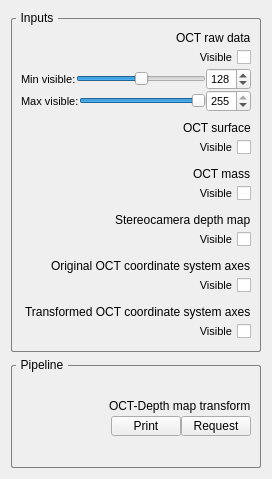
       <widget class="QWidget" name="Overlay">
        <attribute name="title">
         <string>Overlay</string>
        </attribute>
        <layout class="QGridLayout" name="gridLayout_12">
         <item row="0" column="0">
          <widget class="QGroupBox" name="input_groupbox">
           <property name="sizePolicy">
            <sizepolicy hsizetype="Preferred" vsizetype="MinimumExpanding">
             <horstretch>0</horstretch>
             <verstretch>0</verstretch>
            </sizepolicy>
           </property>
           <property name="minimumSize">
            <size>
             <width>250</width>
             <height>110</height>
            </size>
           </property>
           <property name="maximumSize">
            <size>
             <width>250</width>
             <height>16777215</height>
            </size>
           </property>
           <property name="styleSheet">
            <string notr="true">QGroupBox
{
border: 1px solid gray;
border-radius: 2px;
margin-top: 7px;
}

QGroupBox::title {
    subcontrol-origin: margin;
    left: 5px;
    padding: 0 3px 0 3px;
}</string>
           </property>
           <property name="title">
            <string>Inputs</string>
           </property>
           <layout class="QGridLayout" name="gridLayout_10">
            <item row="1" column="0">
             <layout class="QVBoxLayout" name="verticalLayout_9">
              <property name="spacing">
               <number>0</number>
              </property>
              <item>
               <layout class="QHBoxLayout" name="horizontalLayout_18">
                <item>
                 <spacer name="horizontalSpacer_25">
                  <property name="orientation">
                   <enum>Qt::Horizontal</enum>
                  </property>
                  <property name="sizeHint" stdset="0">
                   <size>
                    <width>68</width>
                    <height>20</height>
                   </size>
                  </property>
                 </spacer>
                </item>
                <item>
                 <widget class="QLabel" name="over_oct_surf_label">
                  <property name="maximumSize">
                   <size>
                    <width>16777215</width>
                    <height>14</height>
                   </size>
                  </property>
                  <property name="text">
                   <string>OCT surface</string>
                  </property>
                 </widget>
                </item>
               </layout>
              </item>
              <item>
               <layout class="QHBoxLayout" name="horizontalLayout_19">
                <item>
                 <spacer name="horizontalSpacer_26">
                  <property name="orientation">
                   <enum>Qt::Horizontal</enum>
                  </property>
                  <property name="sizeHint" stdset="0">
                   <size>
                    <width>40</width>
                    <height>20</height>
                   </size>
                  </property>
                 </spacer>
                </item>
                <item>
                 <widget class="QCheckBox" name="over_oct_surf_checkbox">
                  <property name="font">
                   <font>
                    <pointsize>8</pointsize>
                   </font>
                  </property>
                  <property name="layoutDirection">
                   <enum>Qt::RightToLeft</enum>
                  </property>
                  <property name="text">
                   <string>Visible</string>
                  </property>
                 </widget>
                </item>
               </layout>
              </item>
             </layout>
            </item>
            <item row="6" column="0">
             <layout class="QVBoxLayout" name="verticalLayout_14">
              <property name="spacing">
               <number>0</number>
              </property>
              <item>
               <layout class="QHBoxLayout" name="horizontalLayout_36">
                <item>
                 <spacer name="horizontalSpacer_33">
                  <property name="orientation">
                   <enum>Qt::Horizontal</enum>
                  </property>
                  <property name="sizeHint" stdset="0">
                   <size>
                    <width>68</width>
                    <height>20</height>
                   </size>
                  </property>
                 </spacer>
                </item>
                <item>
                 <widget class="QLabel" name="over_trans_axes_label">
                  <property name="maximumSize">
                   <size>
                    <width>16777215</width>
                    <height>14</height>
                   </size>
                  </property>
                  <property name="text">
                   <string>Transformed OCT coordinate system axes</string>
                  </property>
                 </widget>
                </item>
               </layout>
              </item>
              <item>
               <layout class="QHBoxLayout" name="horizontalLayout_37">
                <item>
                 <spacer name="horizontalSpacer_34">
                  <property name="orientation">
                   <enum>Qt::Horizontal</enum>
                  </property>
                  <property name="sizeHint" stdset="0">
                   <size>
                    <width>40</width>
                    <height>20</height>
                   </size>
                  </property>
                 </spacer>
                </item>
                <item>
                 <widget class="QCheckBox" name="over_trans_axes_checkbox">
                  <property name="font">
                   <font>
                    <pointsize>8</pointsize>
                   </font>
                  </property>
                  <property name="layoutDirection">
                   <enum>Qt::RightToLeft</enum>
                  </property>
                  <property name="text">
                   <string>Visible</string>
                  </property>
                 </widget>
                </item>
               </layout>
              </item>
             </layout>
            </item>
            <item row="0" column="0">
             <layout class="QVBoxLayout" name="verticalLayout_11">
              <property name="spacing">
               <number>0</number>
              </property>
              <item>
               <layout class="QHBoxLayout" name="horizontalLayout_24">
                <item>
                 <spacer name="horizontalSpacer_23">
                  <property name="orientation">
                   <enum>Qt::Horizontal</enum>
                  </property>
                  <property name="sizeHint" stdset="0">
                   <size>
                    <width>68</width>
                    <height>20</height>
                   </size>
                  </property>
                 </spacer>
                </item>
                <item>
                 <widget class="QLabel" name="oct_vol_oct_surf_label">
                  <property name="maximumSize">
                   <size>
                    <width>16777215</width>
                    <height>14</height>
                   </size>
                  </property>
                  <property name="text">
                   <string>OCT raw data</string>
                  </property>
                 </widget>
                </item>
               </layout>
              </item>
              <item>
               <layout class="QHBoxLayout" name="horizontalLayout_25">
                <item>
                 <spacer name="horizontalSpacer_24">
                  <property name="orientation">
                   <enum>Qt::Horizontal</enum>
                  </property>
                  <property name="sizeHint" stdset="0">
                   <size>
                    <width>40</width>
                    <height>20</height>
                   </size>
                  </property>
                 </spacer>
                </item>
                <item>
                 <widget class="QCheckBox" name="over_raw_checkbox">
                  <property name="font">
                   <font>
                    <pointsize>8</pointsize>
                   </font>
                  </property>
                  <property name="layoutDirection">
                   <enum>Qt::RightToLeft</enum>
                  </property>
                  <property name="text">
                   <string>Visible</string>
                  </property>
                 </widget>
                </item>
               </layout>
              </item>
              <item>
               <layout class="QHBoxLayout" name="horizontalLayout_28">
                <item>
                 <widget class="QLabel" name="over_min_vis_label">
                  <property name="font">
                   <font>
                    <pointsize>8</pointsize>
                   </font>
                  </property>
                  <property name="text">
                   <string>Min visible:</string>
                  </property>
                 </widget>
                </item>
                <item>
                 <widget class="QSlider" name="over_min_vis_slider">
                  <property name="maximum">
                   <number>255</number>
                  </property>
                  <property name="value">
                   <number>128</number>
                  </property>
                  <property name="orientation">
                   <enum>Qt::Horizontal</enum>
                  </property>
                 </widget>
                </item>
                <item>
                 <widget class="QSpinBox" name="over_min_vis_spinbox">
                  <property name="font">
                   <font>
                    <pointsize>8</pointsize>
                   </font>
                  </property>
                  <property name="maximum">
                   <number>255</number>
                  </property>
                  <property name="value">
                   <number>128</number>
                  </property>
                 </widget>
                </item>
               </layout>
              </item>
              <item>
               <layout class="QHBoxLayout" name="horizontalLayout_29">
                <item>
                 <widget class="QLabel" name="over_max_vis_label">
                  <property name="font">
                   <font>
                    <pointsize>8</pointsize>
                   </font>
                  </property>
                  <property name="text">
                   <string>Max visible:</string>
                  </property>
                 </widget>
                </item>
                <item>
                 <widget class="QSlider" name="over_max_vis_slider">
                  <property name="maximum">
                   <number>255</number>
                  </property>
                  <property name="value">
                   <number>255</number>
                  </property>
                  <property name="sliderPosition">
                   <number>255</number>
                  </property>
                  <property name="orientation">
                   <enum>Qt::Horizontal</enum>
                  </property>
                  <property name="invertedAppearance">
                   <bool>false</bool>
                  </property>
                  <property name="invertedControls">
                   <bool>false</bool>
                  </property>
                 </widget>
                </item>
                <item>
                 <widget class="QSpinBox" name="over_max_vis_spinbox">
                  <property name="font">
                   <font>
                    <pointsize>8</pointsize>
                   </font>
                  </property>
                  <property name="maximum">
                   <number>255</number>
                  </property>
                  <property name="value">
                   <number>255</number>
                  </property>
                 </widget>
                </item>
               </layout>
              </item>
             </layout>
            </item>
            <item row="4" column="0">
             <layout class="QVBoxLayout" name="verticalLayout_12">
              <property name="spacing">
               <number>0</number>
              </property>
              <item>
               <layout class="QHBoxLayout" name="horizontalLayout_30">
                <item>
                 <spacer name="horizontalSpacer_29">
                  <property name="orientation">
                   <enum>Qt::Horizontal</enum>
                  </property>
                  <property name="sizeHint" stdset="0">
                   <size>
                    <width>68</width>
                    <height>20</height>
                   </size>
                  </property>
                 </spacer>
                </item>
                <item>
                 <widget class="QLabel" name="over_depth_label">
                  <property name="maximumSize">
                   <size>
                    <width>16777215</width>
                    <height>14</height>
                   </size>
                  </property>
                  <property name="text">
                   <string>Stereocamera depth map</string>
                  </property>
                 </widget>
                </item>
               </layout>
              </item>
              <item>
               <layout class="QHBoxLayout" name="horizontalLayout_31">
                <item>
                 <spacer name="horizontalSpacer_30">
                  <property name="orientation">
                   <enum>Qt::Horizontal</enum>
                  </property>
                  <property name="sizeHint" stdset="0">
                   <size>
                    <width>40</width>
                    <height>20</height>
                   </size>
                  </property>
                 </spacer>
                </item>
                <item>
                 <widget class="QCheckBox" name="over_depth_checkbox">
                  <property name="font">
                   <font>
                    <pointsize>8</pointsize>
                   </font>
                  </property>
                  <property name="layoutDirection">
                   <enum>Qt::RightToLeft</enum>
                  </property>
                  <property name="text">
                   <string>Visible</string>
                  </property>
                 </widget>
                </item>
               </layout>
              </item>
             </layout>
            </item>
            <item row="2" column="0">
             <layout class="QVBoxLayout" name="verticalLayout_10">
              <property name="spacing">
               <number>0</number>
              </property>
              <item>
               <layout class="QHBoxLayout" name="horizontalLayout_20">
                <item>
                 <spacer name="horizontalSpacer_27">
                  <property name="orientation">
                   <enum>Qt::Horizontal</enum>
                  </property>
                  <property name="sizeHint" stdset="0">
                   <size>
                    <width>68</width>
                    <height>20</height>
                   </size>
                  </property>
                 </spacer>
                </item>
                <item>
                 <widget class="QLabel" name="over_oct_mass_label">
                  <property name="maximumSize">
                   <size>
                    <width>16777215</width>
                    <height>14</height>
                   </size>
                  </property>
                  <property name="text">
                   <string>OCT mass</string>
                  </property>
                 </widget>
                </item>
               </layout>
              </item>
              <item>
               <layout class="QHBoxLayout" name="horizontalLayout_21">
                <item>
                 <spacer name="horizontalSpacer_28">
                  <property name="orientation">
                   <enum>Qt::Horizontal</enum>
                  </property>
                  <property name="sizeHint" stdset="0">
                   <size>
                    <width>40</width>
                    <height>20</height>
                   </size>
                  </property>
                 </spacer>
                </item>
                <item>
                 <widget class="QCheckBox" name="over_oct_mass_checkbox">
                  <property name="font">
                   <font>
                    <pointsize>8</pointsize>
                   </font>
                  </property>
                  <property name="layoutDirection">
                   <enum>Qt::RightToLeft</enum>
                  </property>
                  <property name="text">
                   <string>Visible</string>
                  </property>
                 </widget>
                </item>
               </layout>
              </item>
             </layout>
            </item>
            <item row="5" column="0">
             <layout class="QVBoxLayout" name="verticalLayout_13">
              <property name="spacing">
               <number>0</number>
              </property>
              <item>
               <layout class="QHBoxLayout" name="horizontalLayout_34">
                <item>
                 <spacer name="horizontalSpacer_31">
                  <property name="orientation">
                   <enum>Qt::Horizontal</enum>
                  </property>
                  <property name="sizeHint" stdset="0">
                   <size>
                    <width>68</width>
                    <height>20</height>
                   </size>
                  </property>
                 </spacer>
                </item>
                <item>
                 <widget class="QLabel" name="over_oct_axes_label">
                  <property name="maximumSize">
                   <size>
                    <width>16777215</width>
                    <height>14</height>
                   </size>
                  </property>
                  <property name="text">
                   <string>Original OCT coordinate system axes</string>
                  </property>
                 </widget>
                </item>
               </layout>
              </item>
              <item>
               <layout class="QHBoxLayout" name="horizontalLayout_35">
                <item>
                 <spacer name="horizontalSpacer_32">
                  <property name="orientation">
                   <enum>Qt::Horizontal</enum>
                  </property>
                  <property name="sizeHint" stdset="0">
                   <size>
                    <width>40</width>
                    <height>20</height>
                   </size>
                  </property>
                 </spacer>
                </item>
                <item>
                 <widget class="QCheckBox" name="over_oct_axes_checkbox">
                  <property name="font">
                   <font>
                    <pointsize>8</pointsize>
                   </font>
                  </property>
                  <property name="layoutDirection">
                   <enum>Qt::RightToLeft</enum>
                  </property>
                  <property name="text">
                   <string>Visible</string>
                  </property>
                 </widget>
                </item>
               </layout>
              </item>
             </layout>
            </item>
           </layout>
           <zorder></zorder>
           <zorder></zorder>
          </widget>
         </item>
         <item row="1" column="0">
          <widget class="QGroupBox" name="pipeline_groupbox_3">
           <property name="sizePolicy">
            <sizepolicy hsizetype="Preferred" vsizetype="MinimumExpanding">
             <horstretch>0</horstretch>
             <verstretch>0</verstretch>
            </sizepolicy>
           </property>
           <property name="minimumSize">
            <size>
             <width>250</width>
             <height>110</height>
            </size>
           </property>
           <property name="maximumSize">
            <size>
             <width>250</width>
             <height>16777215</height>
            </size>
           </property>
           <property name="styleSheet">
            <string notr="true">QGroupBox
{
border: 1px solid gray;
border-radius: 2px;
margin-top: 7px;
}

QGroupBox::title {
    subcontrol-origin: margin;
    left: 5px;
    padding: 0 3px 0 3px;
}</string>
           </property>
           <property name="title">
            <string>Pipeline</string>
           </property>
           <layout class="QGridLayout" name="gridLayout_11">
            <item row="0" column="0">
             <layout class="QVBoxLayout" name="verticalLayout_6">
              <property name="spacing">
               <number>0</number>
              </property>
              <item>
               <layout class="QHBoxLayout" name="horizontalLayout_12">
                <item>
                 <spacer name="horizontalSpacer_13">
                  <property name="orientation">
                   <enum>Qt::Horizontal</enum>
                  </property>
                  <property name="sizeHint" stdset="0">
                   <size>
                    <width>68</width>
                    <height>20</height>
                   </size>
                  </property>
                 </spacer>
                </item>
                <item>
                 <widget class="QLabel" name="surface_to_surface_label">
                  <property name="maximumSize">
                   <size>
                    <width>16777215</width>
                    <height>14</height>
                   </size>
                  </property>
                  <property name="text">
                   <string>OCT-Depth map transform</string>
                  </property>
                 </widget>
                </item>
               </layout>
              </item>
              <item>
               <layout class="QHBoxLayout" name="horizontalLayout_13">
                <item>
                 <spacer name="horizontalSpacer_14">
                  <property name="orientation">
                   <enum>Qt::Horizontal</enum>
                  </property>
                  <property name="sizeHint" stdset="0">
                   <size>
                    <width>40</width>
                    <height>20</height>
                   </size>
                  </property>
                 </spacer>
                </item>
                <item>
                 <widget class="QPushButton" name="print_transform_button">
                  <property name="sizePolicy">
                   <sizepolicy hsizetype="Fixed" vsizetype="Fixed">
                    <horstretch>0</horstretch>
                    <verstretch>0</verstretch>
                   </sizepolicy>
                  </property>
                  <property name="minimumSize">
                   <size>
                    <width>70</width>
                    <height>20</height>
                   </size>
                  </property>
                  <property name="maximumSize">
                   <size>
                    <width>70</width>
                    <height>20</height>
                   </size>
                  </property>
                  <property name="text">
                   <string>Print</string>
                  </property>
                 </widget>
                </item>
                <item>
                 <widget class="QPushButton" name="calc_transform_button">
                  <property name="sizePolicy">
                   <sizepolicy hsizetype="Fixed" vsizetype="Fixed">
                    <horstretch>0</horstretch>
                    <verstretch>0</verstretch>
                   </sizepolicy>
                  </property>
                  <property name="minimumSize">
                   <size>
                    <width>70</width>
                    <height>20</height>
                   </size>
                  </property>
                  <property name="maximumSize">
                   <size>
                    <width>70</width>
                    <height>20</height>
                   </size>
                  </property>
                  <property name="text">
                   <string>Request</string>
                  </property>
                 </widget>
                </item>
               </layout>
              </item>
             </layout>
            </item>
           </layout>
          </widget>
         </item>
        </layout>
       </widget>
